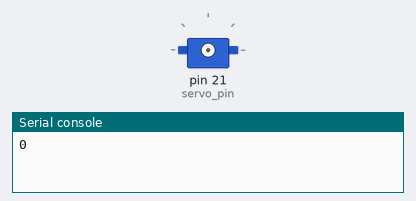
Recording of a program running on a simulated MicroPython board. On the bench: servo, the last lines printed to the serial console. Servo angles are drawn from the pulse width (0.5 ms = 0°, 2.5 ms = 180°).

Above: at 0.1 s.
At 4.7 s:
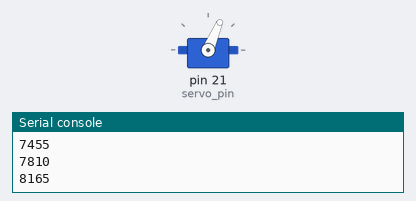
At 9.5 s:
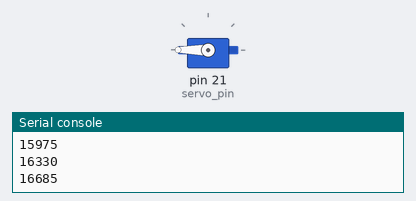
At 37.73 s:
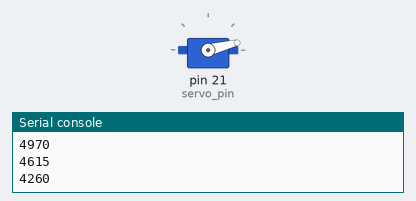
Timing chart, 0 to 39.7 s (numbered marks = the images above):
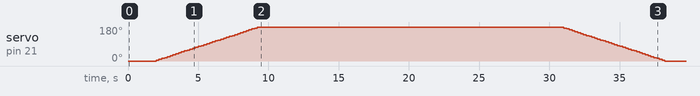

The program:

main.py
```python
from machine import PWM,Pin
import time

servo_pin = PWM(Pin(21))
servo_pin.freq(100)


def pulse(delay1, delay2 ):
    """ kopier hier je implementatie van de pulse functie """
    servo_pin.duty_u16(1000)
    time.sleep(delay1)
    servo_pin.duty_u16(22000)
    time.sleep(delay2)


def servo_pulse(position):
    """
    Send a servo pulse on the specified gpio pin
    that causes the servo to turn to the specified position, and
    then waits 20 ms.

    The position must be in the range 0 .. 100.
    For this range, the pulse must be in the range 0.5 ms .. 2.5 ms

    Before this function is called,
    the gpio pin must be configured as output.
    """
    position = position * 355
    print(position)
    servo_pin.duty_u16(position)
    time.sleep(0.2)
    #pulse(0.01,0.01)

while True:
    for i in range(0, 100, 1):
        servo_pulse(i)
    for i in range(100, 0, -1):
        servo_pulse(i)
```

Measured:
- by itself, servo on pin 21 (servo_pin): rises from 0° to 180° in 7.4 s, then falls to 0° in 28.8 s
